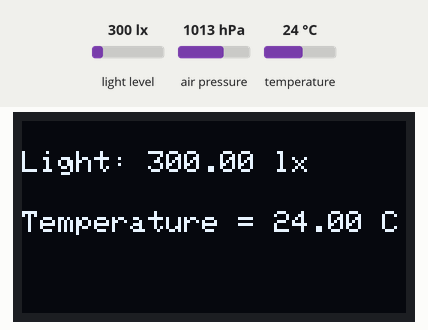
Simulated run of this sketch. Board: Arduino Uno, built with avr-gcc and run on an emulated ATmega328P. On the bench: 128×64 one-colour display. Inputs (shaded band) come from the test bench; at power-on: light level 300 lx, temperature 24 °C, air pressure 1013 hPa. What the sketch prints to the serial monitor is not drawn.

Above: at 1.8 s.
1.9 s: light level set to 40 lx
At 3.4 s:
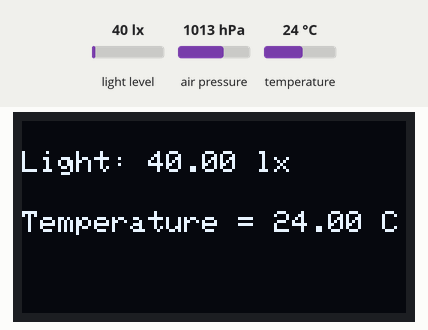
4.6 s: temperature set to 12 °C
At 7.3 s:
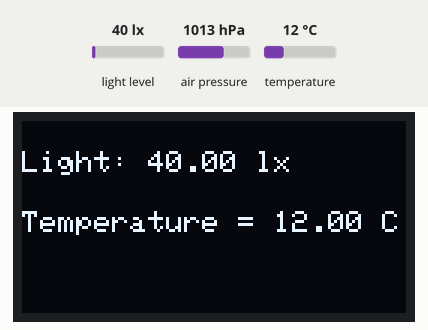
7.7 s: light level set to 500 lx
At 9.9 s:
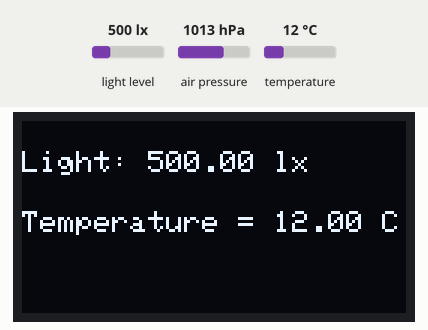
10.8 s: temperature set to 19 °C
Timing chart, 0 to 13.8 s (numbered marks = the images above; inputs shaded):
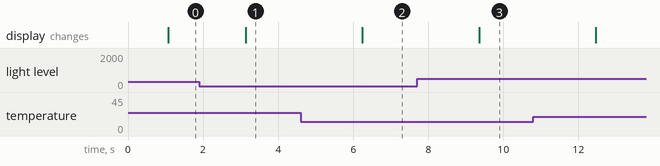

The sketch:

LED-tester.ino
```cpp
#include <Wire.h>
#include <SPI.h>

#include <BH1750.h>
BH1750 lightMeter;

#include <Adafruit_BMP280.h>
Adafruit_BMP280 bmp; // use I2C interface
Adafruit_Sensor *bmp_temp = bmp.getTemperatureSensor();
Adafruit_Sensor *bmp_pressure = bmp.getPressureSensor();

#include <Adafruit_GFX.h>
#include <Adafruit_SSD1306.h>

#define SCREEN_WIDTH 128 // OLED display width, in pixels
#define SCREEN_HEIGHT 64 // OLED display height, in pixels
Adafruit_SSD1306 display(SCREEN_WIDTH, SCREEN_HEIGHT, &Wire, -1);


void setup() {
  Serial.begin(115200);
  Wire.begin();
  lightMeter.begin();
  Serial.println(F("BH1750 Test"));
  Serial.println(F("BMP280 Sensor event test"));

  if (!bmp.begin()) {
    Serial.println(F("Could not find a valid BMP280 sensor, check wiring!"));
    while (1) delay(10);
  }

  bmp.setSampling(Adafruit_BMP280::MODE_NORMAL,     /* Operating Mode. */
                  Adafruit_BMP280::SAMPLING_X2,     /* Temp. oversampling */
                  Adafruit_BMP280::SAMPLING_X16,    /* Pressure oversampling */
                  Adafruit_BMP280::FILTER_X16,      /* Filtering. */
                  Adafruit_BMP280::STANDBY_MS_500); /* Standby time. */

  bmp_temp->printSensorDetails();

  if(!display.begin(SSD1306_SWITCHCAPVCC, 0x3C)) { // Address 0x3D for 128x64
    Serial.println(F("SSD1306 allocation failed"));
    for(;;);
  }

}

void loop() {
  sensors_event_t temp_event, pressure_event;
  bmp_temp->getEvent(&temp_event);
  bmp_pressure->getEvent(&pressure_event);
  float lux = lightMeter.readLightLevel();
  delay(1000);
  display.clearDisplay();

  display.setTextSize(1);
  display.setTextColor(WHITE);
  display.setCursor(0, 10);
  display.print("Light: ");
  display.print(lux);
  display.println(" lx");
  display.setCursor(0, 30);
  display.print(F("Temperature = "));
  display.print(temp_event.temperature);
  display.println(" C");
  display.display();
}
```

Measured:
- after the input at 1.9 s, the display: changes after 1.2 s (image 1)
- after the input at 4.6 s, the display: changes after 1.6 s (image 2)
- after the input at 7.7 s, the display: changes after 1.7 s (image 3)
